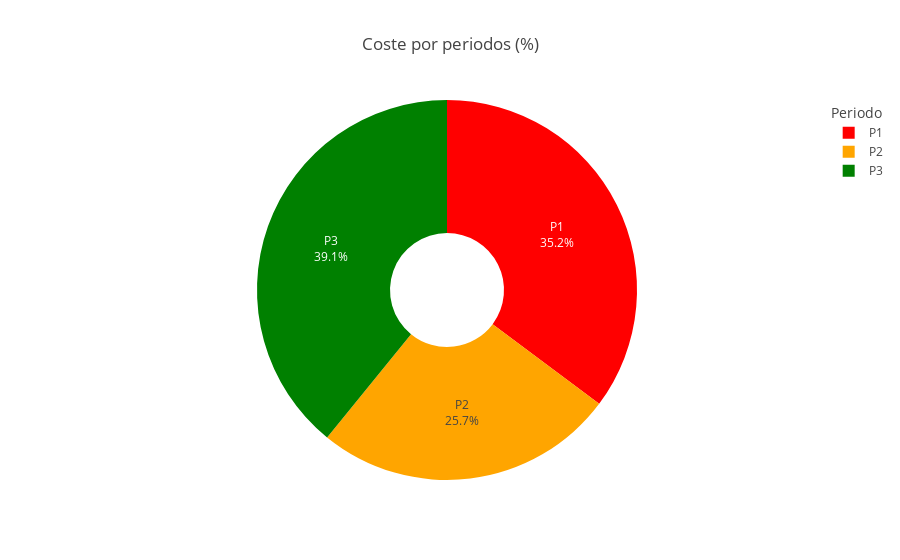

Source (notebook cell):
### Code cell
def graf_costes_queso(pt_periodos_filtrado_porc):
    graf_costes_queso = px.pie(
        pt_periodos_filtrado_porc, 
        names='dh_3p',
        values='coste',  # Valores para el área principal
        color='dh_3p',  # Diferenciar por colores
        color_discrete_map={'P1': 'red', 'P2': 'orange', 'P3': 'green'},  # Colores personalizados
        title="Coste por periodos (%)",
        hole=.3,
        labels={'dh_3p':'periodo','coste':'coste (kWh)'},
        category_orders={'dh_3p': ['P1', 'P2', 'P3']}
        #hover_data=['dh_3p']
    )

    graf_costes_queso.update_traces(
        textposition='inside',
        textinfo='label+percent'
    )
    graf_costes_queso.update_layout(
        legend_title_text='Periodo',  # Cambiar el título de la leyenda
        showlegend=True  # Asegurar que la leyenda esté visible
    )

    return graf_costes_queso

### Figure 1 — Plotly figure (JSON) as saved in the notebook; plotly's stock layout.template omitted (floating-point values rounded to 4 significant figures)
{"data": [{"customdata": [["P1"], ["P2"], ["P3"]], "direction": "clockwise", "domain": {"x": [0, 1], "y": [0, 1]}, "hole": 0.3, "hovertemplate": "periodo=%{customdata[0]}<br>coste (kWh)=%{value}<extra></extra>", "labels": ["P1", "P2", "P3"], "legendgroup": "", "marker": {"colors": ["red", "orange", "green"]}, "name": "", "showlegend": true, "sort": false, "textinfo": "label+percent", "textposition": "inside", "type": "pie", "values": [35.22, 25.65, 39.13]}], "layout": {"legend": {"title": {"text": "Periodo"}, "tracegroupgap": 0}, "showlegend": true, "title": {"text": "Coste por periodos (%)"}}}
